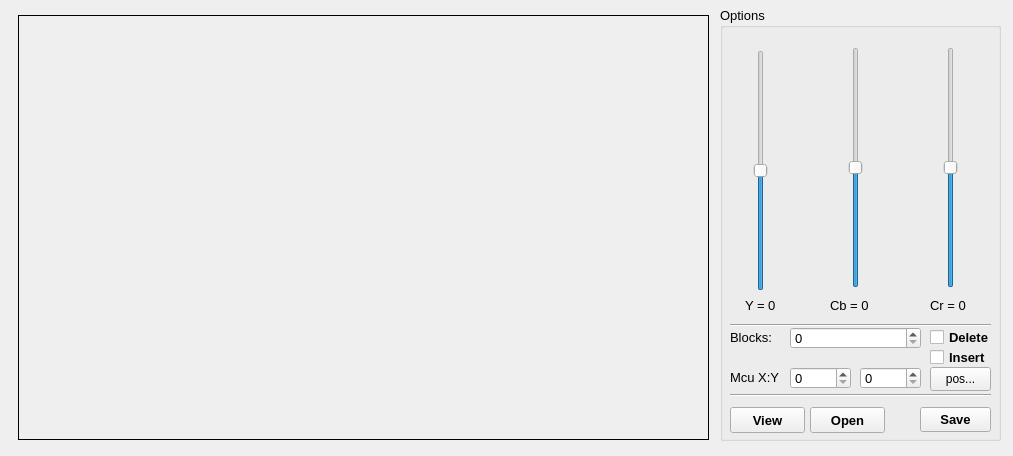
<?xml version="1.0" encoding="UTF-8"?>
<ui version="4.0">
 <class>Edit_Image</class>
 <widget class="QWidget" name="Edit_Image">
  <property name="geometry">
   <rect>
    <x>0</x>
    <y>0</y>
    <width>1013</width>
    <height>456</height>
   </rect>
  </property>
  <property name="windowTitle">
   <string>Edit Image</string>
  </property>
  <property name="windowIcon">
   <iconset>
    <normaloff>Logo/logo.ico</normaloff>Logo/logo.ico</iconset>
  </property>
  <widget class="QLabel" name="label">
   <property name="geometry">
    <rect>
     <x>18</x>
     <y>15</y>
     <width>691</width>
     <height>425</height>
    </rect>
   </property>
   <property name="cursor">
    <cursorShape>CrossCursor</cursorShape>
   </property>
   <property name="frameShape">
    <enum>QFrame::Box</enum>
   </property>
   <property name="text">
    <string/>
   </property>
   <property name="scaledContents">
    <bool>true</bool>
   </property>
  </widget>
  <widget class="QGroupBox" name="groupBox">
   <property name="geometry">
    <rect>
     <x>720</x>
     <y>7</y>
     <width>281</width>
     <height>434</height>
    </rect>
   </property>
   <property name="font">
    <font>
     <pointsize>10</pointsize>
    </font>
   </property>
   <property name="title">
    <string>Options</string>
   </property>
   <widget class="QSlider" name="slider_y">
    <property name="geometry">
     <rect>
      <x>30</x>
      <y>43</y>
      <width>22</width>
      <height>241</height>
     </rect>
    </property>
    <property name="minimum">
     <number>-1000</number>
    </property>
    <property name="maximum">
     <number>1000</number>
    </property>
    <property name="orientation">
     <enum>Qt::Vertical</enum>
    </property>
   </widget>
   <widget class="QLabel" name="label_3">
    <property name="geometry">
     <rect>
      <x>125</x>
      <y>20</y>
      <width>21</width>
      <height>16</height>
     </rect>
    </property>
    <property name="font">
     <font>
      <pointsize>10</pointsize>
     </font>
    </property>
    <property name="pixmap">
     <pixmap>C:/Users/bevis/Desktop/green.jpg</pixmap>
    </property>
   </widget>
   <widget class="QSlider" name="slider_cb">
    <property name="geometry">
     <rect>
      <x>125</x>
      <y>40</y>
      <width>22</width>
      <height>241</height>
     </rect>
    </property>
    <property name="minimum">
     <number>-1000</number>
    </property>
    <property name="maximum">
     <number>1000</number>
    </property>
    <property name="orientation">
     <enum>Qt::Vertical</enum>
    </property>
   </widget>
   <widget class="QSlider" name="slider_cr">
    <property name="geometry">
     <rect>
      <x>220</x>
      <y>40</y>
      <width>22</width>
      <height>241</height>
     </rect>
    </property>
    <property name="minimum">
     <number>-1000</number>
    </property>
    <property name="maximum">
     <number>1000</number>
    </property>
    <property name="orientation">
     <enum>Qt::Vertical</enum>
    </property>
   </widget>
   <widget class="QLabel" name="label_2">
    <property name="geometry">
     <rect>
      <x>220</x>
      <y>17</y>
      <width>21</width>
      <height>16</height>
     </rect>
    </property>
    <property name="font">
     <font>
      <pointsize>10</pointsize>
     </font>
    </property>
    <property name="text">
     <string/>
    </property>
    <property name="pixmap">
     <pixmap>C:/Users/bevis/Desktop/red.jpg</pixmap>
    </property>
   </widget>
   <widget class="QLabel" name="label_4">
    <property name="geometry">
     <rect>
      <x>30</x>
      <y>20</y>
      <width>21</width>
      <height>16</height>
     </rect>
    </property>
    <property name="font">
     <font>
      <pointsize>10</pointsize>
     </font>
    </property>
    <property name="frameShape">
     <enum>QFrame::NoFrame</enum>
    </property>
    <property name="pixmap">
     <pixmap>C:/Users/bevis/Desktop/white.jpg</pixmap>
    </property>
   </widget>
   <widget class="QLabel" name="l_y">
    <property name="geometry">
     <rect>
      <x>25</x>
      <y>288</y>
      <width>71</width>
      <height>20</height>
     </rect>
    </property>
    <property name="text">
     <string>Y = 0</string>
    </property>
   </widget>
   <widget class="QLabel" name="l_cr">
    <property name="geometry">
     <rect>
      <x>210</x>
      <y>290</y>
      <width>71</width>
      <height>16</height>
     </rect>
    </property>
    <property name="text">
     <string>Cr = 0</string>
    </property>
   </widget>
   <widget class="QLabel" name="l_cb">
    <property name="geometry">
     <rect>
      <x>110</x>
      <y>290</y>
      <width>71</width>
      <height>16</height>
     </rect>
    </property>
    <property name="text">
     <string>Cb = 0</string>
    </property>
   </widget>
   <widget class="QCheckBox" name="b0x_ins3rt">
    <property name="geometry">
     <rect>
      <x>210</x>
      <y>340</y>
      <width>71</width>
      <height>20</height>
     </rect>
    </property>
    <property name="font">
     <font>
      <pointsize>10</pointsize>
      <bold>true</bold>
     </font>
    </property>
    <property name="text">
     <string>Insert</string>
    </property>
   </widget>
   <widget class="QLabel" name="label_8">
    <property name="geometry">
     <rect>
      <x>10</x>
      <y>320</y>
      <width>61</width>
      <height>20</height>
     </rect>
    </property>
    <property name="text">
     <string>Blocks:</string>
    </property>
   </widget>
   <widget class="QSpinBox" name="spinBox">
    <property name="geometry">
     <rect>
      <x>70</x>
      <y>320</y>
      <width>131</width>
      <height>22</height>
     </rect>
    </property>
    <property name="maximum">
     <number>999</number>
    </property>
   </widget>
   <widget class="QCheckBox" name="b0x_d3l3t3">
    <property name="geometry">
     <rect>
      <x>210</x>
      <y>320</y>
      <width>71</width>
      <height>20</height>
     </rect>
    </property>
    <property name="font">
     <font>
      <pointsize>10</pointsize>
      <bold>true</bold>
     </font>
    </property>
    <property name="text">
     <string>Delete</string>
    </property>
   </widget>
   <widget class="Line" name="line">
    <property name="geometry">
     <rect>
      <x>10</x>
      <y>310</y>
      <width>261</width>
      <height>16</height>
     </rect>
    </property>
    <property name="orientation">
     <enum>Qt::Horizontal</enum>
    </property>
   </widget>
   <widget class="QSpinBox" name="spinBox_2">
    <property name="geometry">
     <rect>
      <x>70</x>
      <y>360</y>
      <width>61</width>
      <height>22</height>
     </rect>
    </property>
    <property name="maximum">
     <number>999</number>
    </property>
   </widget>
   <widget class="QLabel" name="label_9">
    <property name="geometry">
     <rect>
      <x>10</x>
      <y>360</y>
      <width>61</width>
      <height>20</height>
     </rect>
    </property>
    <property name="text">
     <string>Mcu X:Y</string>
    </property>
   </widget>
   <widget class="QSpinBox" name="spinBox_3">
    <property name="geometry">
     <rect>
      <x>140</x>
      <y>360</y>
      <width>61</width>
      <height>22</height>
     </rect>
    </property>
    <property name="maximum">
     <number>999</number>
    </property>
   </widget>
   <widget class="Line" name="line_2">
    <property name="geometry">
     <rect>
      <x>10</x>
      <y>380</y>
      <width>261</width>
      <height>16</height>
     </rect>
    </property>
    <property name="orientation">
     <enum>Qt::Horizontal</enum>
    </property>
   </widget>
   <widget class="QPushButton" name="b_Save">
    <property name="geometry">
     <rect>
      <x>200</x>
      <y>400</y>
      <width>71</width>
      <height>25</height>
     </rect>
    </property>
    <property name="font">
     <font>
      <pointsize>10</pointsize>
      <bold>true</bold>
     </font>
    </property>
    <property name="text">
     <string>Save</string>
    </property>
   </widget>
   <widget class="QPushButton" name="b_Open">
    <property name="geometry">
     <rect>
      <x>90</x>
      <y>400</y>
      <width>75</width>
      <height>26</height>
     </rect>
    </property>
    <property name="font">
     <font>
      <pointsize>10</pointsize>
      <bold>true</bold>
     </font>
    </property>
    <property name="text">
     <string>Open</string>
    </property>
   </widget>
   <widget class="QPushButton" name="b_View">
    <property name="geometry">
     <rect>
      <x>10</x>
      <y>400</y>
      <width>75</width>
      <height>26</height>
     </rect>
    </property>
    <property name="font">
     <font>
      <pointsize>10</pointsize>
      <bold>true</bold>
     </font>
    </property>
    <property name="text">
     <string>View</string>
    </property>
   </widget>
   <widget class="QPushButton" name="pushButton">
    <property name="geometry">
     <rect>
      <x>210</x>
      <y>360</y>
      <width>61</width>
      <height>24</height>
     </rect>
    </property>
    <property name="font">
     <font>
      <pointsize>9</pointsize>
     </font>
    </property>
    <property name="text">
     <string>pos...</string>
    </property>
   </widget>
  </widget>
 </widget>
 <resources/>
 <connections/>
</ui>
